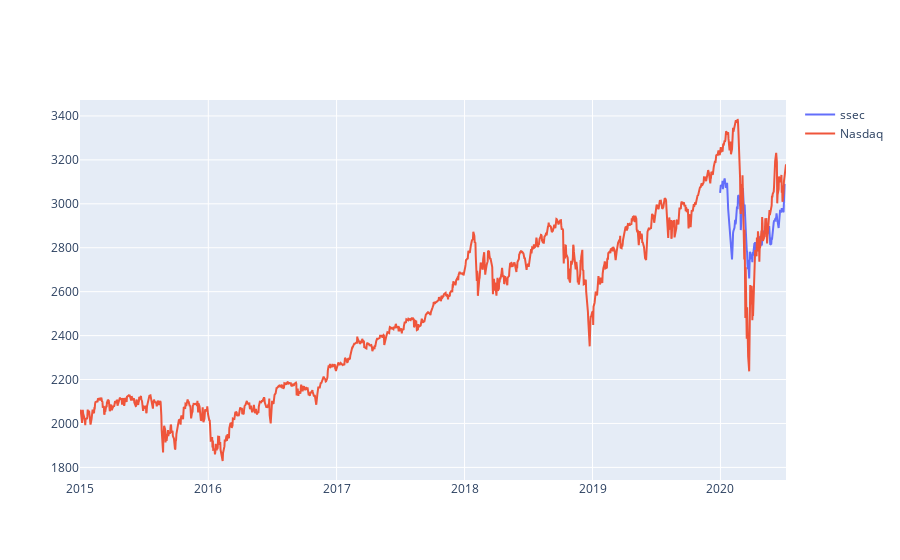

Source (notebook cell):
### Code cell
#Compare Chinese stock market with American stock market by using SSEC and Nasdaq
df_close=df_overall[df_overall.summary=='Close']
fig = go.Figure()
fig.add_trace(go.Scatter(x=data_ch.index,y=data_ch['Close'],
                    mode='lines',
                    name='ssec'))
fig.add_trace(go.Scatter(x=df_close.index, y=df_close['^GSPC'],
                    mode='lines',
                    name='Nasdaq'))

fig.show()
